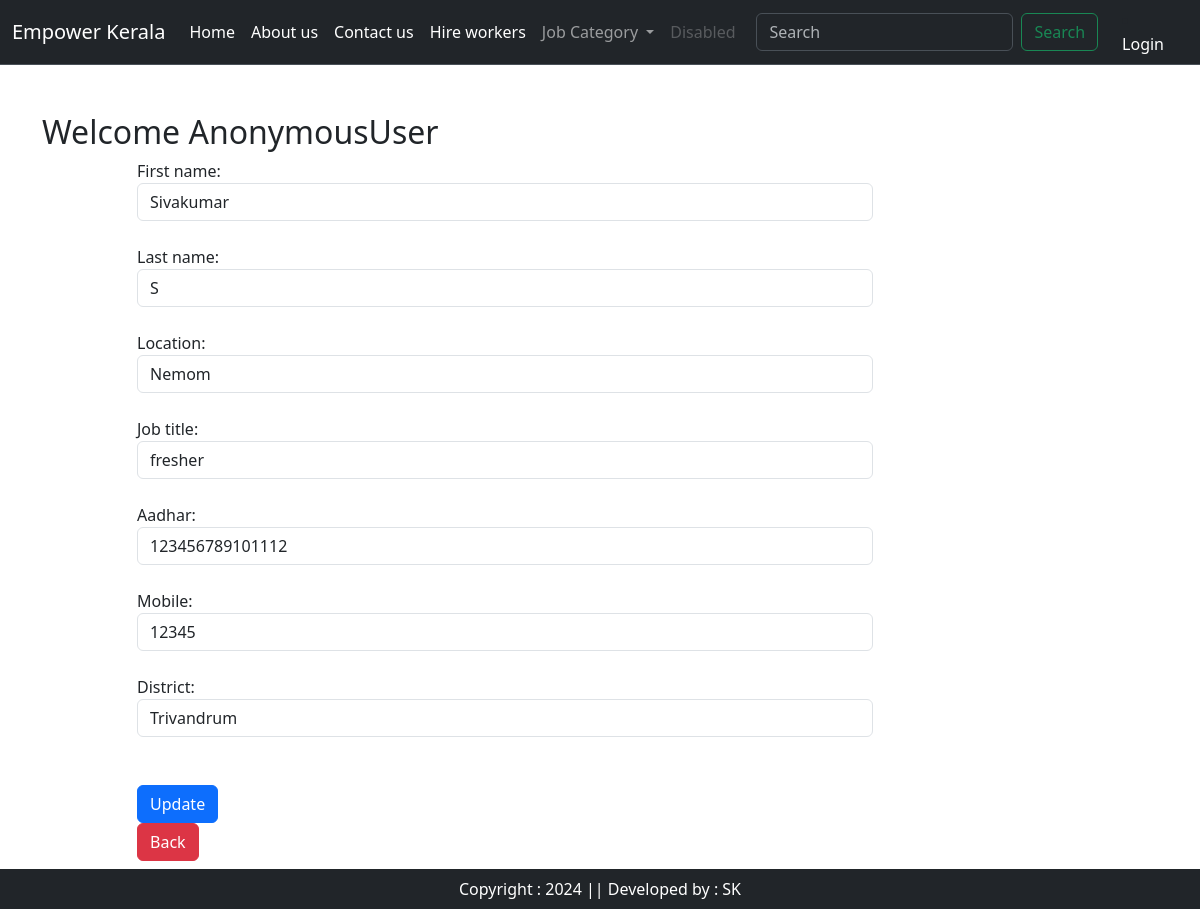
Screenshot of /updateAddress/1 with the database file from the repository.
### home/models.py (models this page shows, shortened)
class Employe(models.Model):
    user = models.OneToOneField(User, on_delete = models.CASCADE)
    first_name = models.CharField(max_length=100,null=True, blank=True)
    last_name = models.CharField(max_length=100,null=True, blank=True)
    location = models.CharField(max_length=100,null=True, blank=True)
    job_title = models.CharField(max_length=100,null=True, blank=True)
    mobile = models.CharField(max_length=100,null=True, blank=True)
    aadhar = models.CharField(max_length=100,null=True, blank=True)
    district = models.CharField(choices=DISTRICT_CHOICES, max_length=50)

### home/views.py (the view, shortened to what this page needs)
# urls.py: path('updateAddress/<int:pk>', views.updateAddress.as_view(), name='updateAddress'),
class updateAddress(View):
     def get(self, request,pk):
         add = Employe.objects.get(pk=pk)
         form = UpdateEmployeForm(instance=add)
         return render(request, 'updateAddress.html',locals())

### home/forms.py
class UpdateEmployeForm(forms.ModelForm):
    class Meta:
        model = Employe
        fields = ['first_name','last_name','location','job_title','aadhar','mobile','district']
        widgets={
            'first_name':forms.TextInput(attrs={'class':'form-control'}),
            'last_name':forms.TextInput(attrs={'class':'form-control'}),
            'location':forms.TextInput(attrs={'class':'form-control'}),
            'job_title':forms.TextInput(attrs={'class':'form-control'}),
            'aadhar':forms.TextInput(attrs={'class':'form-control'}),
            'mobile':forms.TextInput(attrs={'class':'form-control'}),
            'district':forms.Select(attrs={'class':'form-control'}),
        }

### home/templates/updateAddress.html (shortened to what this page needs)
{% extends "base.html" %}
{% load static %}
{% block main-content %}
<div class="container my-5">
    <div class="row">
        <h2>Welcome <span class="text-capitalize">{{request.user}}</span></h2>
    <div class="col-sm-8 offset-sm-1">
        <form action="" method="post"  enctype="multipart/form-data">
            {% for fm in form %}
                        {{fm.label_tag}} {{fm}} <small class="text-danger">{{fm.errors|striptags}}</small>
                        <br>
            {% endfor %}
            <br>
            <div class="col-sm-2 boder-end">
                <button type="submit"class="btn btn-primary">Update</button>
                <a href="{% url "address" %}" type="button" class="btn btn-danger">Back</a>
            </div>
        </form>
    </div>
</div>
</div>
{% endblock main-content %}

### rows the page displays
Employe: form "Sivakumar" "S" "Nemom" "fresher" "123456789101112" "12345" "Trivandrum"

### other values shown
{{ request.user }} "AnonymousUser"
{{ fm.label_tag }} "First name:" "Last name:" "Location:" "Job title:" "Aadhar:" "Mobile:" "District:"
